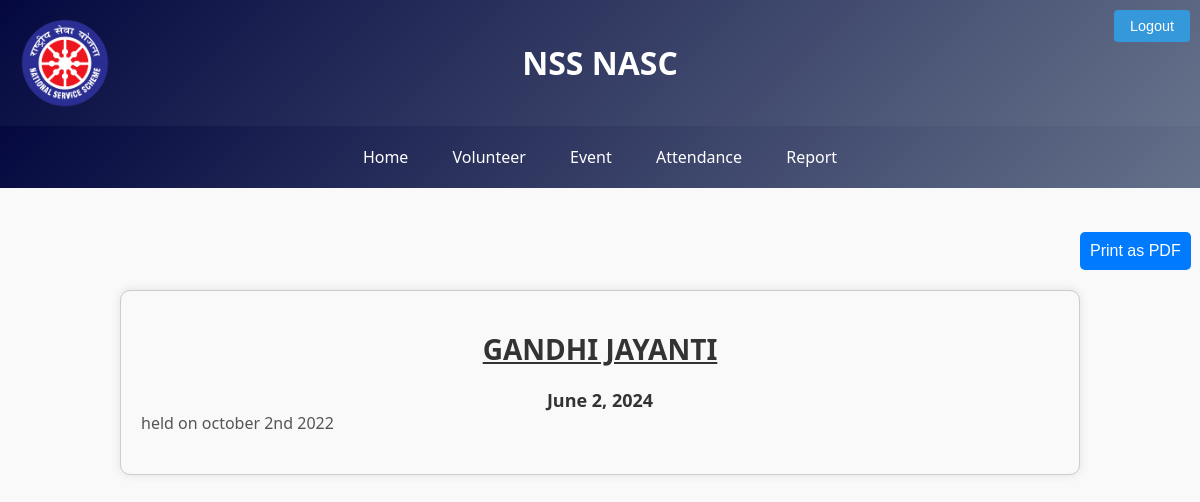
Page /report_list_more/1/ (signed in) on the committed database.
### nss/models.py (models this page shows, shortened)
class Event(models.Model):
    event_id=models.AutoField(primary_key=True)
    event_name=models.CharField(max_length=60)
    date=models.DateField()

class Event_details(models.Model):
    event=models.ForeignKey(Event,on_delete=models.CASCADE,related_name='eventdetails')
    des=models.TextField()

### nss/views.py (the view)
# urls.py: path('report_list_more/<int:pk>/',views.report_list_more,name='report_list_more'),
@login_required()
def report_list_more(request,pk):
    event={
        'eve':Event.objects.filter(event_id=pk)
    }
    pics={
        'pics':Event_Photos.objects.filter(event_id=pk)
    }
    desc={
        'desc':Event_details.objects.filter(event_id=pk)
    }
    return render(request,'nss/report_list_more.html',{**event,**pics,**desc})

### nss/context_processors.py (called while the page is built)
def group_processor(request):
    if request.user.is_authenticated:
        is_po_group = request.user.groups.filter(name='po').exists()
        is_vs_group = request.user.groups.filter(name='vs').exists()  # Adjust as needed
    else:
        is_po_group = False
        is_vs_group = False
    return {
        'is_po_group': is_po_group,
        'is_vs_group': is_vs_group,
    }

### nss/templates/nss/report_list_more.html (shortened to what this page needs)
{% extends 'nss/base.html' %}
{% load static %}
{% block content %}
<head>
    <link rel="stylesheet" href="{% static '/css/report_list_more.css'%}">
</head>
<div class="no-print">
    <button  class="buttons" onclick="printPdf()">Print as PDF</button>
</div>
<div class="print-content">
    {% for i in eve%}
    <div class="event-container">
        <h1 class="event-heading">{{i.event_name | upper }}</h1>
        <div class="event-date">{{i.date}}</div>
    {% endfor %}
    <div class="event-description">
        {% for j in desc%}
        {{j.des}}
        {%endfor%}
    </div>
</div>
{% endblock %}

### static/css/base.css (style rules this page uses)
body { background-color: #f9f9f9; color: #333; font-family: 'Segoe UI', Tahoma, Geneva, Verdana, sans-serif; margin: 0; padding: 0; }

### static/css/report_list_more.css (style rules this page uses)
.event-container { margin: 20px 10%; padding: 20px; border: 1px solid #ccc; border-radius: 10px; box-shadow: 0 0 10px rgba(0, 0, 0, 0.1); background-color: #f9f9f9; text-align: center; }
.event-heading { font-size: 28px; font-weight: bold; text-decoration: underline; text-transform: capitalize; margin-bottom: 20px; }
.event-date { font-size: 18px; font-weight: bold; color: #333; }
.event-description { font-size: 16px; color: #555; margin-bottom: 20px; text-align: justify; }
.buttons { background-color: #007bff; color: #fff; border: none; margin-left: 90%; border-radius: 5px; padding: 10px; cursor: pointer; font-size: 16px; transition: background-color 0.3s ease; }

### rows in the picture
Event: event_name "GANDHI JAYANTI", date "June 2, 2024"
Event_details: des "held on october 2nd 2022"
